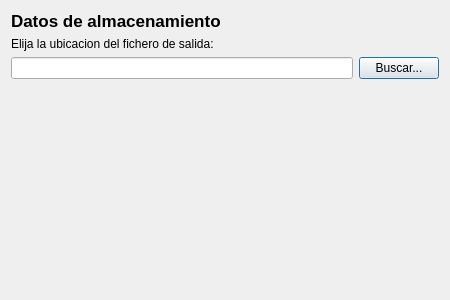
<?xml version="1.0" encoding="UTF-8"?>
<ui version="4.0">
 <class>Dialog</class>
 <widget class="QDialog" name="Dialog">
  <property name="geometry">
   <rect>
    <x>0</x>
    <y>0</y>
    <width>450</width>
    <height>300</height>
   </rect>
  </property>
  <property name="windowTitle">
   <string>Dialog</string>
  </property>
  <layout class="QVBoxLayout" name="verticalLayout">
   <item>
    <widget class="QLabel" name="labelTitle">
     <property name="font">
      <font>
       <pointsize>13</pointsize>
       <weight>75</weight>
       <bold>true</bold>
      </font>
     </property>
     <property name="text">
      <string>Datos de almacenamiento</string>
     </property>
    </widget>
   </item>
   <item>
    <widget class="QLabel" name="labelDescription">
     <property name="text">
      <string>Elija la ubicacion del fichero de salida:</string>
     </property>
    </widget>
   </item>
   <item>
    <layout class="QHBoxLayout" name="horizontalLayout">
     <item>
      <widget class="QLineEdit" name="txtPath"/>
     </item>
     <item>
      <widget class="QPushButton" name="searchPutton">
       <property name="sizePolicy">
        <sizepolicy hsizetype="Fixed" vsizetype="Fixed">
         <horstretch>0</horstretch>
         <verstretch>0</verstretch>
        </sizepolicy>
       </property>
       <property name="text">
        <string>Buscar...</string>
       </property>
      </widget>
     </item>
    </layout>
   </item>
   <item>
    <spacer name="verticalSpacer">
     <property name="orientation">
      <enum>Qt::Vertical</enum>
     </property>
     <property name="sizeHint" stdset="0">
      <size>
       <width>20</width>
       <height>197</height>
      </size>
     </property>
    </spacer>
   </item>
  </layout>
 </widget>
 <resources/>
 <connections/>
</ui>
